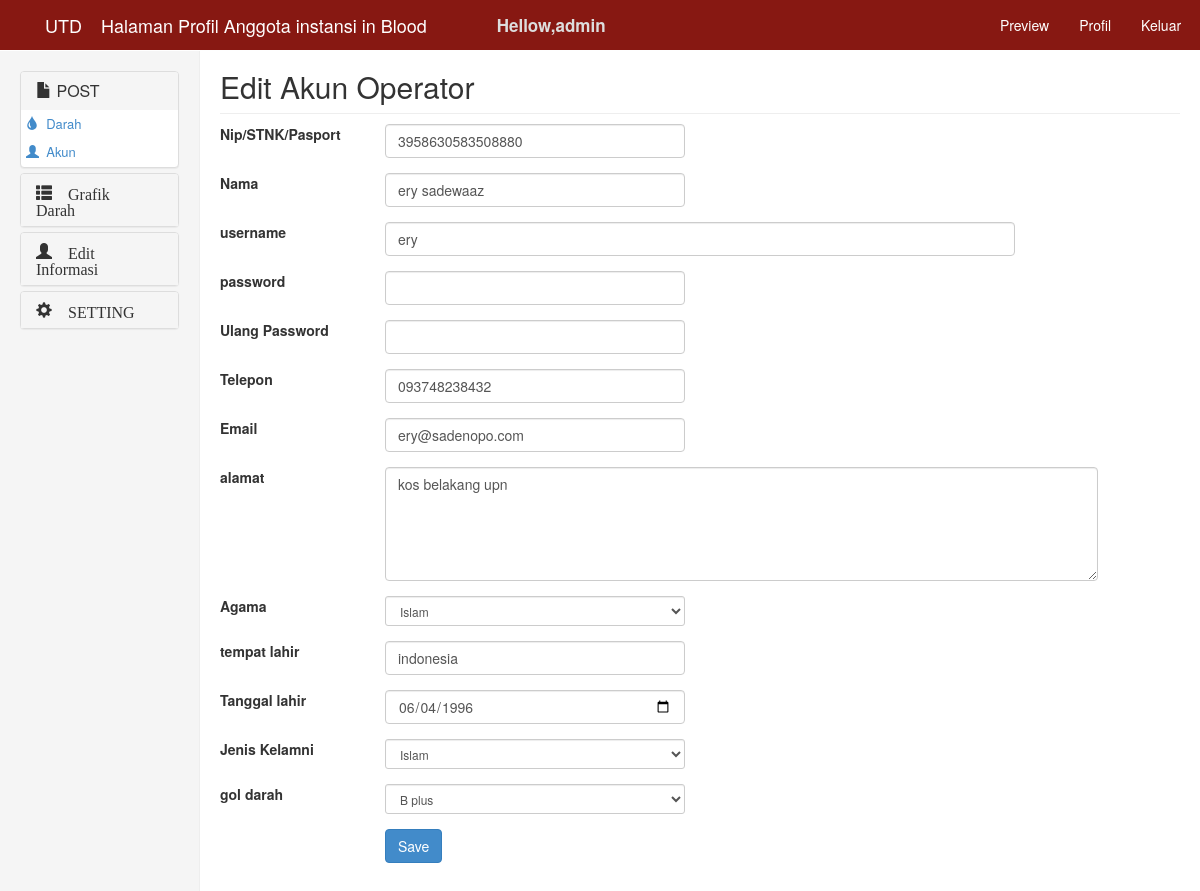
The app's page /login/operator/index.php?tampil=akun_edit&nip=3958630583508880 (signed in) with its own data.
### tables this page shows
CREATE TABLE IF NOT EXISTS `akun` (
  `nip` char(16) NOT NULL,
  `nama` varchar(100) NOT NULL,
  `telp` varchar(12) NOT NULL,
  `email` varchar(75) NOT NULL,
  `alamat` text NOT NULL,
  `agama` varchar(20) NOT NULL,
  `tempatlahir` varchar(100) NOT NULL,
  `tgllahir` date NOT NULL,
  `jenisk` varchar(15) NOT NULL,
  `banyakdonor` int(4) NOT NULL,
  `username` varchar(25) NOT NULL,
  `password` varchar(125) NOT NULL,
  `status` varchar(10) NOT NULL,
  `idjdarah` int(2) NOT NULL
);

CREATE TABLE IF NOT EXISTS `jdarah` (
  `idjdarah` int(2) NOT NULL,
  `nama` varchar(25) NOT NULL
);

### login/operator/akun/akun_edit.php (the view, shortened to what this page needs)
<?php
	$tampil = mysqli_query($koneksi, "SELECT jdarah.idjdarah as idjdarah, jdarah.nama as namadarah, akun.nip as nip, akun.nama as namaakun, akun.telp as telpakun, akun.email as emailakun, akun.alamat as alamatakun, akun.agama as agamaakun, akun.tempatlahir as tempatlahirakun, akun.tgllahir as tgllahirakun, akun.jenisk as jeniskakun, akun.banyakdonor as banyakdonorakun, akun.username as usernameakun, akun.password as passwordakun FROM akun, jdarah where akun.idjdarah = jdarah.idjdarah && akun.nip='$_GET[nip]'") or die(mysql_error());
	$data  	= mysqli_fetch_array($tampil);
?>
<h2 class="sub-header">Edit Akun Operator</h2>
<form name="edit" method="post" action="?tampil=akun_editproses" enctype="multipart/form-data" class="form-horizontal">
		<div class="form-group">
			<label class="label-control col-md-2">Nip/STNK/Pasport</label>
			<div class="col-md-4"> <input type="text" class="form-control"  name="nip" maxlength="16" minlength="2" size="50" value="<?= $data['nip']; ?>"></div>
		</div>
		<div class="form-group">
			<label class="label-control col-md-2">Nama</label>
			<div class="col-md-4"> <input type="text" class="form-control"  name="nama" value="<?= $data['namaakun']; ?>" size="50"></div>
		</div>
		<div class="form-group">
			<label class="label-control col-md-2">username</label>
			<div class="col-md-8"><input type="text" class="form-control"  name="username" value="<?= $data['usernameakun']; ?>" size="50"></div>
		</div>
		<div class="form-group">
			<label class="label-control col-md-2">password</label>
			<div class="col-md-4"> <input type="text" class="form-control" name="password"></div>
		</div>
		<div class="form-group">
			<label class="label-control col-md-2">Ulang Password</label>
			<div class="col-md-4"> <input type="password" name="password_ulang" class="form-control"></div>
		</div>
		<div class="form-group">
			<label class="label-control col-md-2">Telepon</label>
			<div class="col-md-4"> <input type="text" class="form-control"  name="telp" value="<?= $data['telpakun']; ?>" size="50"></div>
		</div>
		<div class="form-group">
			<label class="label-control col-md-2">Email</label>
			<div class="col-md-4"> <input type="email" class="form-control"  name="email" value="<?= $data['emailakun']; ?>" size="50"></div>
		</div>
		<div class="form-group">
			<label class="label-control col-md-2">alamat</label>
			<div class="col-md-9"><textarea name="alamat" cols="80" rows="5" class="form-control"><?= $data['alamatakun']; ?></textarea></div>
		</div>
		<div class="form-group">
			<label class="label-control col-md-2">Agama</label>
			<div class="col-md-4">
				<select class="form-control input-sm" name="agama">
					<option value="<?= $data['agamaakun']; ?>" selected><?= $data['agamaakun']; ?></option>
				</select>
			</div>
		</div>
		<div class="form-group">
			<label class="label-control col-md-2">tempat lahir</label>
			<div class="col-md-4"> <input type="text" class="form-control"  name="tempatlahir" value="<?= $data['tempatlahirakun']; ?>" size="50"></div>
		</div>
		<div class="form-group">
			<label class="label-control col-md-2">Tanggal lahir</label>
			<div class="col-md-4"> <input type="date" class="form-control"  name="tgllahir" value="<?= $data['tgllahirakun']; ?>" size="50"></div>
		</div>
		<div class="form-group">
			<label class="label-control col-md-2">Jenis Kelamni</label>
			<div class="col-md-4">
				<select class="form-control input-sm" name="jenisk">
					<<option value="<?= $data['jeniskakun']; ?>" selected><?= $data['jeniskakun']; ?></option>
				</select>
			</div>
		</div>
		<div class="form-group">
			<label class="label-control col-md-2">gol darah</label>
			<div class="col-md-4">
				<select class="form-control input-sm" name="idjdarah">
					<option value="<?= $data['idjdarah']; ?>"  selected><?= $data['namadarah']; ?></option>
				</select>
			</div>
		</div>
		<div class="form-group">
			<label class="label-control col-md-2"></label>
			<div class="col-md-4"> <input onclick="return konfirmasisave()" type="submit" name="edit" value="Save" class="btn btn-primary"></div>
		</div>
</form>

### css/admin.css (style rules this page uses)
.sub-header { margin-top: 50px; padding-bottom: 10px; border-bottom: 1px solid #eee; }

### records on screen
akun: nip "3958630583508880", nama "ery sadewaaz", username "ery", telp "093748238432", email "ery@sadenopo.com", alamat "kos belakang upn", agama "Islam", tempatlahir "indonesia", tgllahir "06/04/1996", jenisk "Islam", idjdarah "B plus"

### other values on screen
$_SESSION['username'] "admin"
